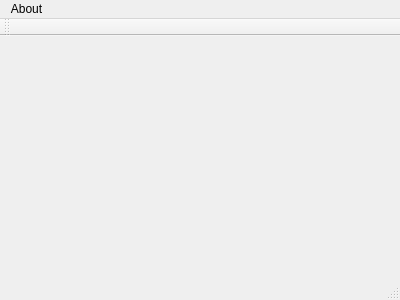
<?xml version="1.0" encoding="UTF-8"?>
<ui version="4.0">
 <class>MainWindow</class>
 <widget class="QMainWindow" name="MainWindow">
  <property name="geometry">
   <rect>
    <x>0</x>
    <y>0</y>
    <width>400</width>
    <height>300</height>
   </rect>
  </property>
  <property name="windowTitle">
   <string>MainWindow</string>
  </property>
  <widget class="QWidget" name="centralWidget"/>
  <widget class="QMenuBar" name="menuBar">
   <property name="geometry">
    <rect>
     <x>0</x>
     <y>0</y>
     <width>400</width>
     <height>25</height>
    </rect>
   </property>
   <widget class="QMenu" name="menuAbcd">
    <property name="title">
     <string>About</string>
    </property>
   </widget>
   <addaction name="menuAbcd"/>
  </widget>
  <widget class="QToolBar" name="mainToolBar">
   <attribute name="toolBarArea">
    <enum>TopToolBarArea</enum>
   </attribute>
   <attribute name="toolBarBreak">
    <bool>false</bool>
   </attribute>
  </widget>
  <widget class="QStatusBar" name="statusBar"/>
  <action name="actionAbcd2">
   <property name="text">
    <string>abcd2</string>
   </property>
  </action>
  <action name="actionAbcd1_1">
   <property name="text">
    <string>abcd1-1</string>
   </property>
  </action>
  <action name="actionAbcd2_1">
   <property name="text">
    <string>abcd1-2</string>
   </property>
  </action>
 </widget>
 <layoutdefault spacing="6" margin="11"/>
 <resources/>
 <connections/>
</ui>
